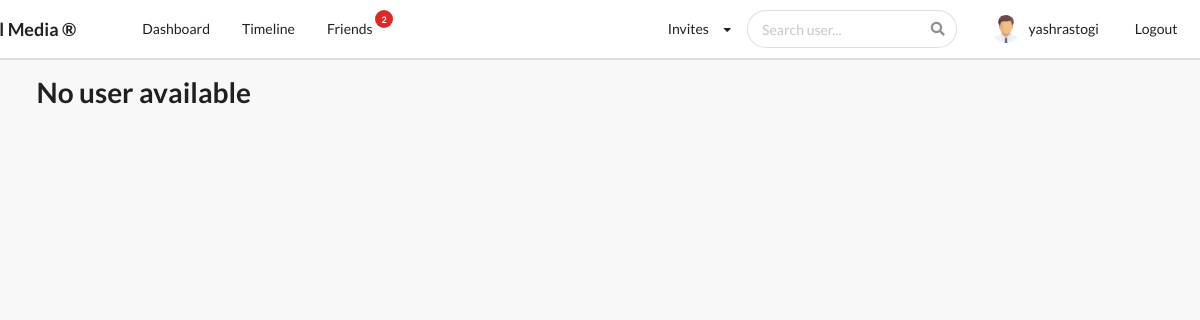
The app's page /profiles/to_invite/ (signed in), older data.
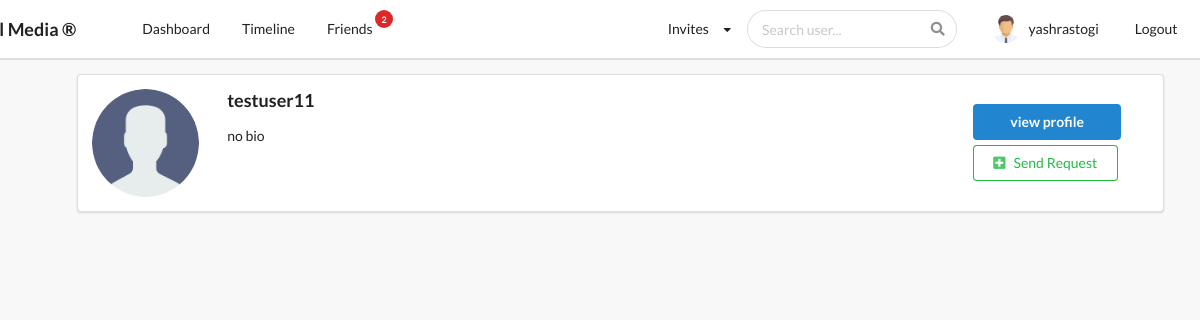
The same page, newer data.
### profiles/models.py (models this page shows, shortened)
class Profile(models.Model):
    first_name = models.CharField(max_length = 200, blank = True)
    last_name = models.CharField(max_length = 200, blank = True)
    user = models.OneToOneField(settings.AUTH_USER_MODEL,on_delete=models.CASCADE)
    bio = models.TextField(default = "no bio", max_length=300, blank = True)
    email = models.EmailField(max_length = 200,blank = True)
    country = models.CharField(choices = COUNTRY_CHOICES, max_length = 100,blank = True)
    avatar = models.ImageField(default = "avatar.png", upload_to = 'avatars/')
    friends = models.ManyToManyField(settings.AUTH_USER_MODEL, blank = True, related_name='friends')
    slug = models.SlugField(unique = True, blank = True)
    updated = models.DateTimeField(auto_now=True)
    created =  models.DateTimeField(auto_now_add=True)
    objects = ProfileManager()
    __initial_first_name = None
    __initial_last_name = None
    def __init__(self,*args, **kwargs):
        super().__init__(*args, **kwargs)
        self.__initial_first_name = self.first_name
        self.__initial_last_name = self.last_name
    def get_absolute_url(self):
        return reverse("profiles:profiles_detail_view", kwargs={"slug":self.slug})
    def get_friends_no(self):
        return self.friends.all().count()

### profiles/views.py (the view)
# urls.py: path('to_invite/', invite_profile_list_view, name='invite_profiles_view'),
@login_required
def invite_profile_list_view(request):
    user = request.user
    qs = Profile.objects.get_all_profiles_to_invite(user)
    is_empty = False
    if len(qs) == 0:
        is_empty = True
    profile = Profile.objects.get(user = user)
    rel_1 = Relationship.objects.filter(receiver=profile)
    rel_receiver = set()
    rel_2 = Relationship.objects.filter(sender=profile)
    rel_sender = set()
    for item in rel_1:
        rel_receiver.add(item.sender.user)   #adding sender to the set
    for item in rel_2:
        rel_sender.add(item.receiver.user)   #adding receiver to the set
    final_rel = rel_receiver.union(rel_sender)
    if len(qs) == len(final_rel):            #checking if length of both are equal then
        is_empty = True                      #there is no user left to send the request
    context = {
        'qs':qs,
        'is_empty':is_empty,
        'rel_receiver':final_rel,
    }
    return render(request, 'profiles/invite_profile_list.html', context)

### profiles/context_processors.py (called while the page is built)
def profile_dp(request):
    if request.user.is_authenticated:
        profile_obj = Profile.objects.get(user=request.user)
        pic = profile_obj.avatar
        return {'picture':pic}
    return {}

def invitation_received_no(request):
    if request.user.is_authenticated:
        profile_obj = Profile.objects.get(user=request.user)
        qs_count = Relationship.objects.invitations_received(profile_obj).count()
        return {'invites_no':qs_count}
    return {}

def friends_no(request):
    if request.user.is_authenticated:
        profile_obj = Profile.objects.get(user=request.user)
        count = profile_obj.get_friends_no()
        return {'friend_count':count}
    return {}

def search_profiles(request):
    if request.user.is_authenticated:
        context = {}
        context["qs_json"] = json.dumps(list(Profile.objects.values()), default=str)
        return context
    else:
        return {}

### profiles/models.py (called while the page is built)
    def invitations_received(self,receiver):
        qs = Relationship.objects.filter(receiver=receiver, status='send')
        return qs

### profiles/templates/profiles/invite_profile_list.html (shortened to what this page needs)
{% extends 'base.html' %}
{% block content %}
    {% if is_empty %}
        <h1>No user available</h1>
    {% endif %}
    <ul>
        {% for obj in qs %}
            {% if obj.user not in rel_receiver %}
                <div class="ui segment">
                    <div class="ui grid">
                        <div class="row">
                            <div class="two wide column">
                                <img class="ui small circular image" src={{obj.avatar.url}}>
                            </div>
                            <div class="eleven wide column">
                                <h3>{{obj.user}}</h3>
                                <p>{{obj.bio}}</p>
                            </div>
                            <div class="three wide column" style="margin-top:15px;">
                                <a href="{{obj.get_absolute_url}}">
                                    <button class="ui primary button" style="width:148px; margin-bottom:5px;">
                                        view profile
                                    </button>
                                </a>
                                <form action="{% url 'profiles:send_invite' %}" method="POST">
                                    <button type="submit" class="ui positive basic button" ><i class="plus square icon"></i>Send Request</button>
                                </form>
                            </div>
                        </div>
                    </div>
                </div>
            {% endif %}
        {% endfor %}
    </ul>
{% endblock content %}

Row changes from the older to the newer data that the page shows:
added Profile: avatar (placeholder picture), user "testuser11", bio "no bio"
Text that changed along with them:
text no longer shown: "No user available"
